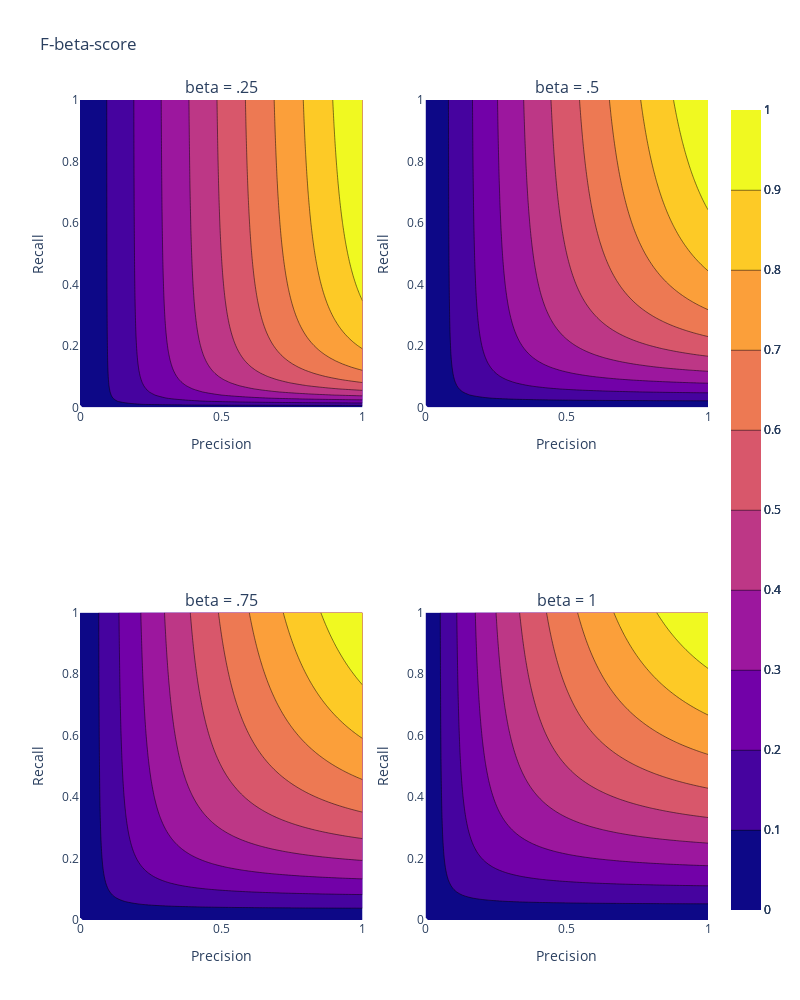

This figure's notebook cell:
### Code cell
import plotly.graph_objects as go
from plotly.subplots import make_subplots

#fig = go.Figure(data=[go.Surface(z=fscore, x=precision, y=recall)])

fig = make_subplots(rows=2, cols=2,
    subplot_titles=("beta = .25", "beta = .5", "beta = .75", "beta = 1"))

fig.add_trace(go.Contour(z=fscore[0], x=precision, y=recall), row=1, col=1)
fig.add_trace(go.Contour(z=fscore[1], x=precision, y=recall), row=1, col=2)
fig.add_trace(go.Contour(z=fscore[2], x=precision, y=recall), row=2, col=1)
fig.add_trace(go.Contour(z=fscore[3], x=precision, y=recall), row=2, col=2)

fig.update_layout(title_text="F-beta-score", width=800, height=1000)
for row in range(1,3):
    for col in range(1,3):
        fig.update_xaxes(title_text="Precision", row=row, col=col)
        fig.update_yaxes(title_text="Recall", row=row, col=col)

fig.show()
